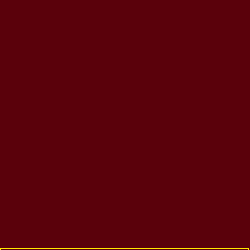
Frame 1 (no input)
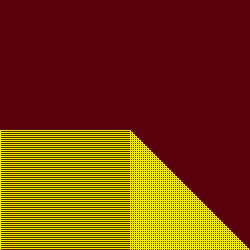
Frame 60 (the mouse pressed at the canvas centre just before this capture)
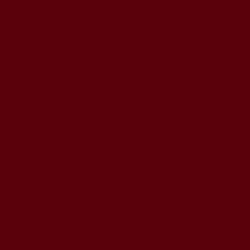
Frame 120 (the mouse held since frame 60 and released just before this capture)

The Processing sketch that drew these frames (run headless with seeded random() and noise(); from frame 60 on, the mouse is pressed at the canvas centre):

// Processing sketch: processing_19550
// ── processing_19550.pde

float y = 250.0;
float x = 250.0;
//setuping up the document
void setup(){
size(250, 250);
background(#5A010B);
noFill();
stroke(#FFEA00);
}
//motion 
void draw(){
  frameRate(10);
  //line that starts at 250 and line goes -2 everytime
  line(y, x, y, x);
  y -= 2; 
  x -= 2;
  

  rect(0, y, y, y);
  rect(0, x, x, x);

 if(mousePressed){ 
   background(#5A010B);
    x = 250;
    y = 250;
  }
}
